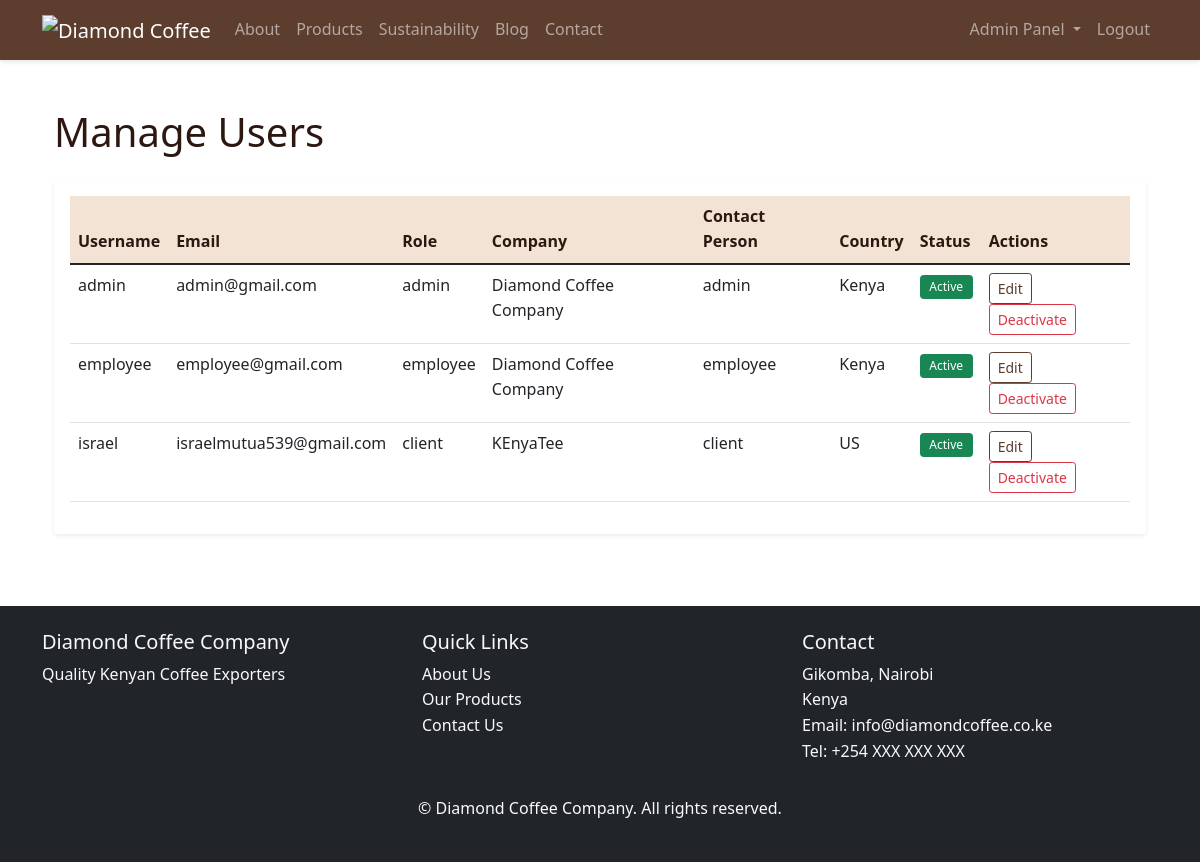
The app's page /admin/users (signed in) with its own data.
### app/models/user.py (models this page shows, shortened)
class User(UserMixin, db.Model):
    id = db.Column(db.Integer, primary_key=True)
    email = db.Column(db.String(120), unique=True, nullable=False)
    username = db.Column(db.String(80), unique=True, nullable=False)
    password_hash = db.Column(db.String(128))
    role = db.Column(db.String(20), nullable=False)  # admin, employee, client
    is_active = db.Column(db.Boolean, default=True)
    is_admin = db.Column(db.Boolean, default=False)
    company_name = db.Column(db.String(100))
    contact_person = db.Column(db.String(100))
    phone = db.Column(db.String(20))
    country = db.Column(db.String(50))

### app/blueprints/admin.py (the view)
@admin.route('/users')
@login_required
@admin_required
def manage_users():
    users = User.query.all()
    return render_template('admin/users.html', users=users)

### app/__init__.py (called while the page is built)
@login_manager.user_loader
def load_user(user_id):
    from app.models.user import User
    return User.query.get(int(user_id))

### app/blueprints/admin.py (called while the page is built)
def admin_required(f):
    @wraps(f)
    def decorated_function(*args, **kwargs):
        if not current_user.is_authenticated or not current_user.role == 'admin':
            return redirect(url_for('main.index'))
        return f(*args, **kwargs)
    return decorated_function

### app/templates/admin/users.html (shortened to what this page needs)
{% extends "base.html" %}
{% block content %}
<div class="container py-4">
    <h1 class="mb-4">Manage Users</h1>
    <div class="card border-0 shadow-sm">
        <div class="card-body">
            <div class="table-responsive">
                <table class="table">
                    <thead>
                        <tr>
                            <th>Username</th>
                            <th>Email</th>
                            <th>Role</th>
                            <th>Company</th>
                            <th>Contact Person</th>
                            <th>Country</th>
                            <th>Status</th>
                            <th>Actions</th>
                        </tr>
                    </thead>
                    <tbody>
                        {% for user in users %}
                        <tr data-user-id="{{ user.id }}">
                            <td class="user-username">{{ user.username }}</td>
                            <td class="user-email">{{ user.email }}</td>
                            <td class="user-role">{{ user.role }}</td>
                            <td class="user-company">{{ user.company_name }}</td>
                            <td class="user-contact">{{ user.contact_person }}</td>
                            <td class="user-country">{{ user.country }}</td>
                            <td class="user-status">
                                {% if user.is_active %}
                                <span class="badge bg-success">Active</span>
                                {% else %}
                                <span class="badge bg-danger">Inactive</span>
                                {% endif %}
                            </td>
                            <td>
                                <button class="btn btn-sm btn-outline-primary edit-user-btn"
                                        data-user-id="{{ user.id }}"
                                        data-username="{{ user.username }}"
                                        data-email="{{ user.email }}"
                                        data-role="{{ user.role }}"
                                        data-company="{{ user.company_name }}"
                                        data-contact="{{ user.contact_person }}"
                                        data-country="{{ user.country }}"
                                        data-bs-toggle="modal"
                                        data-bs-target="#editUserModal">Edit</button>
                                {% if user.is_active %}
                                <button class="btn btn-sm btn-outline-danger toggle-status-btn"
                                        data-user-id="{{ user.id }}"
                                        data-action="deactivate">Deactivate</button>
                                {% else %}
                                <button class="btn btn-sm btn-outline-success toggle-status-btn"
                                        data-user-id="{{ user.id }}"
                                        data-action="activate">Activate</button>
                                {% endif %}
                            </td>
                        </tr>
                        {% endfor %}
                    </tbody>
                </table>
            </div>
        </div>
    </div>
</div>
{% endblock %}

### app/static/css/style.css (style rules this page uses)
:root { --primary-color: #5c3d2e; --secondary-color: #b85c38; --accent-color: #e0c097; --light-color: #f2e3d5; --dark-color: #2c1810; }
body { font-family: 'Segoe UI', system-ui, -apple-system, sans-serif; color: var(--dark-color); line-height: 1.6; }
.btn-outline-primary { color: var(--primary-color); border-color: var(--primary-color); }
.card { transition: transform 0.3s ease, box-shadow 0.3s ease; }
.table th { background-color: var(--light-color); color: var(--dark-color); font-weight: 600; }
.badge { padding: 0.5em 0.8em; font-weight: 500; }
.shadow-sm { box-shadow: 0 2px 4px rgba(0, 0, 0, 0.075) !important; }

### records on screen
User: username "admin", email "admin@gmail.com", role "admin", company_name "Diamond Coffee Company", contact_person "admin", country "Kenya", is_active "Active"
User: username "employee", email "employee@gmail.com", role "employee", company_name "Diamond Coffee Company", contact_person "employee", country "Kenya", is_active "Active"
User: username "israel", email "israelmutua539@gmail.com", role "client", company_name "KEnyaTee", contact_person "client", country "US", is_active "Active"
